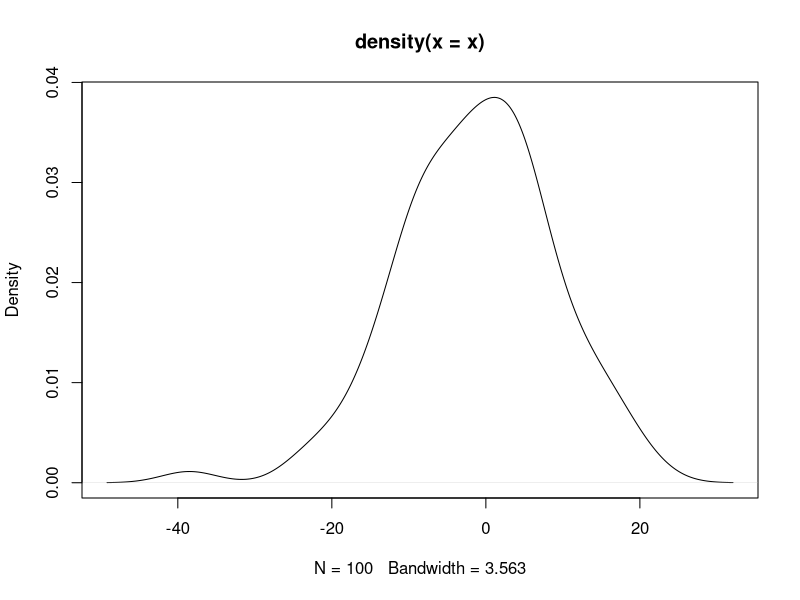
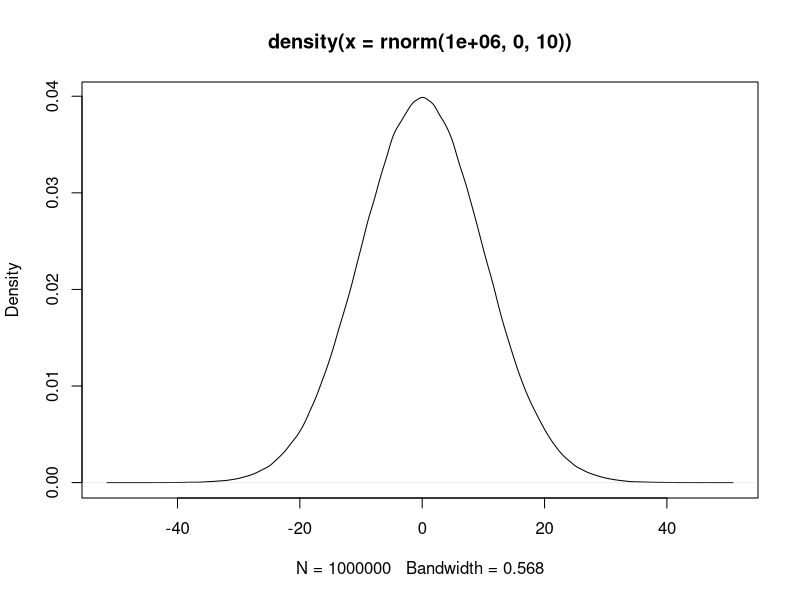

Write R code to recreate these figures, in order.
# 난수 생성

x <- rnorm(100 , 0 , 10) # 100개의 난수 생성 , 평균 0 , 표준편차 10
plot(density(x))

plot(density(rnorm(1000000, 0, 10))) # 개수가 많아질수록 정규분포에 가까워 진다.

# 기초 통계량

x <- c(1 : 11)
x

fivenum(x)
summary(x) # fivenum보다는 summary를 더 많이 쓴다.

x <- factor(c("a", "b", "c", "c", "c", "d", "d"))
table(x)
which.max(table(x))
names(table(x))
names(which.max(table(x)))

# 표본 추출

sample(
  1 : 10 ,
  5
) # 1부터 10 데이터에서 5개 추출

# 층화 임의 추출

install.packages("sampling")
library(sampling)
x <- strata(c("Species") , size = c(3 , 3 , 3) , method = "srswor" , data = iris)
x

getdata(iris , x)

print(str(iris))

iris$Species2 <- rep(1:2 , 75)
strata(c("Species" , "Species2") , size = c(1 , 1 , 1 , 1 , 1 , 1) , method = "srswr" , data = iris)
getdata(iris , x)

# 계통 추출

library(doBy)
x <- data.frame(x = 1:10)
y <- sampleBy(~1 , frac = .3 , data = x , systematic = T)
y

# 1 2 3 4 5 6 7 8 9 10 에서 3씩 가져오기 때문에 1 , 4 , 7이 된다.
